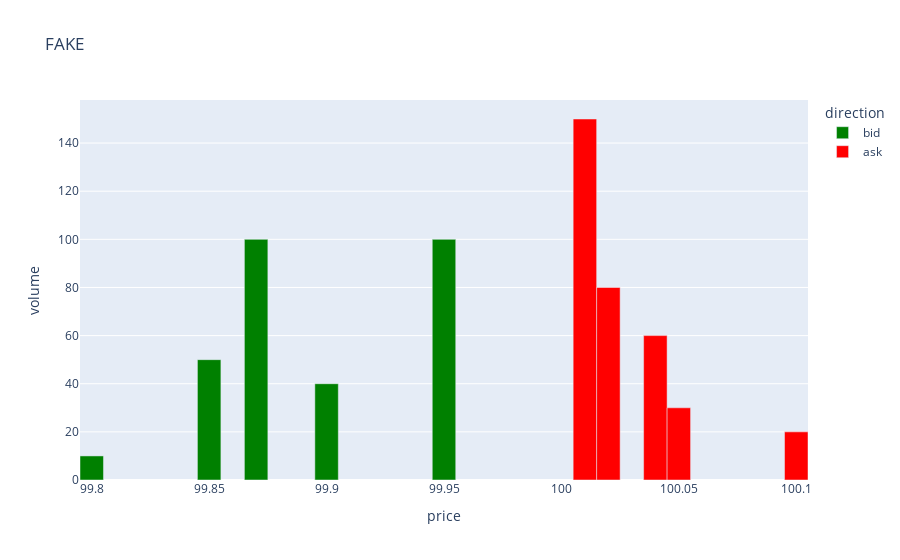

Notebook code cell kept with this figure:
### Code cell
visualise_orderbook(exchange.orderbook)

### Figure 1 — Plotly figure (JSON) as saved in the notebook; plotly's stock layout.template omitted (floating-point values rounded to 4 significant figures)
{"data": [{"alignmentgroup": "True", "hovertemplate": "direction=bid<br>price=%{x}<br>volume=%{y}<extra></extra>", "legendgroup": "bid", "marker": {"color": "green", "pattern": {"shape": ""}}, "name": "bid", "offsetgroup": "bid", "orientation": "v", "showlegend": true, "textposition": "auto", "type": "bar", "width": 0.01, "x": [99.95, 99.9, 99.87, 99.85, 99.8], "xaxis": "x", "y": [100, 40, 100, 50, 10], "yaxis": "y"}, {"alignmentgroup": "True", "hovertemplate": "direction=ask<br>price=%{x}<br>volume=%{y}<extra></extra>", "legendgroup": "ask", "marker": {"color": "red", "pattern": {"shape": ""}}, "name": "ask", "offsetgroup": "ask", "orientation": "v", "showlegend": true, "textposition": "auto", "type": "bar", "width": 0.01, "x": [100.0, 100.0, 100.0, 100.0, 100.1], "xaxis": "x", "y": [150, 80, 60, 30, 20], "yaxis": "y"}], "layout": {"barmode": "relative", "legend": {"title": {"text": "direction"}, "tracegroupgap": 0}, "title": {"text": "FAKE"}, "xaxis": {"anchor": "y", "domain": [0, 1], "title": {"text": "price"}}, "yaxis": {"anchor": "x", "domain": [0, 1], "title": {"text": "volume"}}}}
